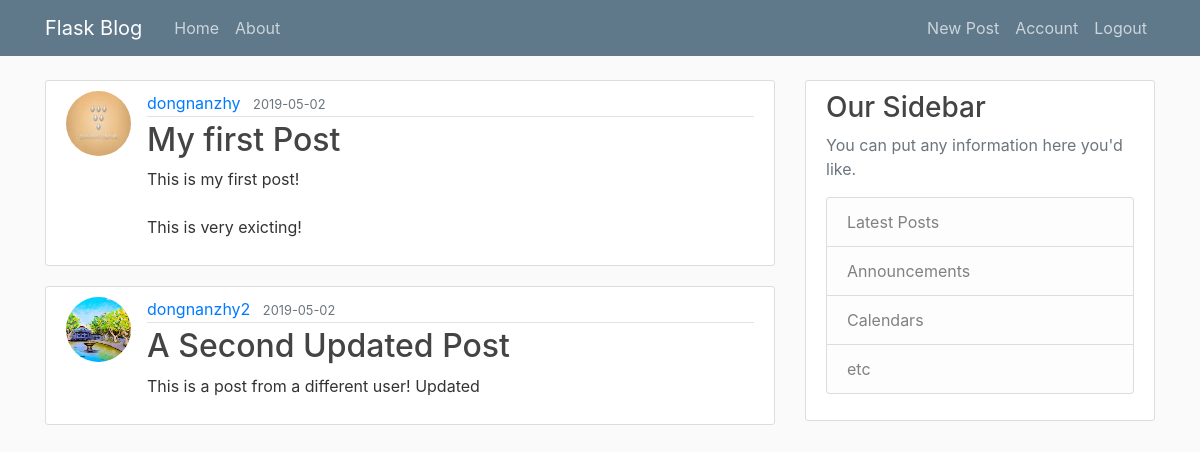
Screenshot of /home (signed in) with the database file from the repository.
### flaskblog/models.py (models this page shows, shortened)
class Post(db.Model):
    id = db.Column(db.Integer, primary_key=True)
    title = db.Column(db.String(100), nullable=False)
    date_posted = db.Column(db.DateTime, nullable=False, default=datetime.utcnow)
    content = db.Column(db.Text, nullable=False)
    user_id = db.Column(db.Integer, db.ForeignKey('user.id'), nullable=False)

class User(db.Model, UserMixin):
    id = db.Column(db.Integer, primary_key=True)
    username = db.Column(db.String(20), unique=True, nullable=False)
    email = db.Column(db.String(120), unique=True, nullable=False)
    image_file = db.Column(db.String(20), nullable=False, default='default.jpg')
    password = db.Column(db.String(60), nullable=False)
    posts = db.relationship('Post', backref='author', lazy=True)

### flaskblog/routes.py (the view)
@app.route("/")
@app.route("/home")
def home():
    posts = Post.query.all()
    return render_template('home.html', posts=posts)

### flaskblog/models.py (called while the page is built)
@login_manager.user_loader
def load_user(user_id):
    return User.query.get(int(user_id))

### flaskblog/templates/home.html
{% extends "layout.html" %}
{% block content %}
    {% for post in posts %}
        <article class="media content-section">
          <img class="rounded-circle article-img" src="{{ url_for('static', filename='profile_pics/'+post.author.image_file) }}">
          <div class="media-body">
            <div class="article-metadata">
              <a class="mr-2" href="#">{{ post.author.username }}</a>
              <small class="text-muted">{{ post.date_posted.strftime('%Y-%m-%d') }}</small>
            </div>
            <h2><a class="article-title" href="{{ url_for('post', post_id=post.id) }}">{{ post.title }}</a></h2>
            <p class="article-content">{{ post.content }}</p>
          </div>
        </article>
    {% endfor %}
{% endblock content %}

### flaskblog/static/main.css (style rules this page uses)
body { background: #fafafa; color: #333333; margin-top: 5rem; }
h1, h2, h3, h4, h5, h6 { color: #444444; }
.content-section { background: #ffffff; padding: 10px 20px; border: 1px solid #dddddd; border-radius: 3px; margin-bottom: 20px; }
.article-title { color: #444444; }
.article-content { white-space: pre-line; }
.article-img { height: 65px; width: 65px; margin-right: 16px; }
.article-metadata { padding-bottom: 1px; margin-bottom: 4px; border-bottom: 1px solid #e3e3e3 }

### rows the page displays
Post: image_file (picture), author.username "dongnanzhy", date_posted "2019-05-02", title "My first Post", content "This is my first post! This is very exicting!"
Post: image_file (placeholder picture), author.username "dongnanzhy2", date_posted "2019-05-02", title "A Second Updated Post", content "This is a post from a different user! Updated"
